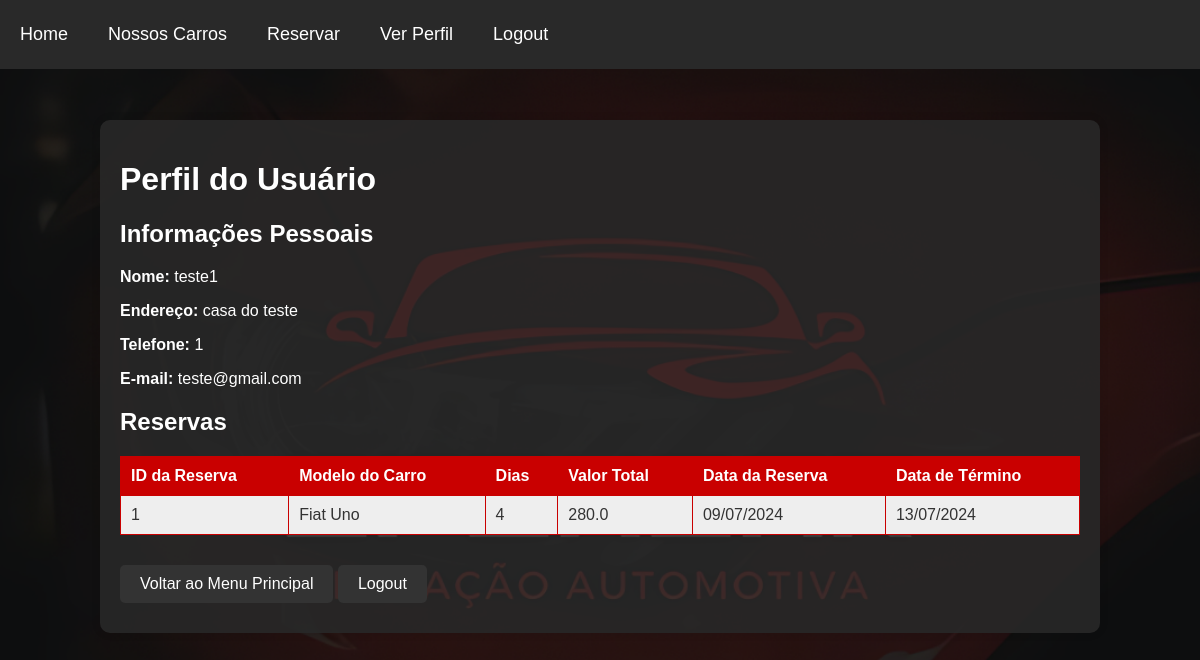
The app's page /reservas/perfil (signed in) with its own data.
### models/user.py (models this page shows, shortened)
class User(db.Model):
    id = db.Column(db.Integer, primary_key=True)
    name = db.Column(db.String(50), nullable=False)
    address = db.Column(db.String(100), nullable=False)
    phone_number = db.Column(db.String(15), nullable=False)
    email = db.Column(db.String(100), unique=True, nullable=False)
    card_id = db.Column(db.Integer, db.ForeignKey('card.id'), nullable=False)
    reservations = db.relationship('Reservation', backref='user', lazy=True)
    senha_hash = db.Column(db.String(128), nullable=False)

### models/car.py (models this page shows)
class Car(db.Model):
    id = db.Column(db.Integer, primary_key=True)
    model = db.Column(db.String(50), nullable=False)
    price_per_day = db.Column(db.Float, nullable=False)
    is_reserved = db.Column(db.Boolean, default=False)
    stock = db.Column(db.Integer, nullable=False, default=1)
    image_url = db.Column(db.String(255), nullable=False)

### models/reservation.py (models this page shows, shortened)
class Reservation(db.Model):
    id = db.Column(db.Integer, primary_key=True)
    user_id = db.Column(db.Integer, db.ForeignKey('user.id'), nullable=False)
    car_id = db.Column(db.Integer, db.ForeignKey('car.id'), nullable=False)
    days = db.Column(db.Integer, nullable=False)
    total_value = db.Column(db.Float, nullable=False)
    reservation_date = db.Column(db.Date, nullable=True, default=date.today)
    end_date = db.Column(db.Date, nullable=True)

### controllers/reservation_controller.py (the view)
@reservation_bp.route('/perfil', methods=['GET'])
def perfil_usuario():
    if 'user_id' not in session:
        return redirect(url_for('user_bp.login_usuarios'))
    user_id = session['user_id']
    user = UserDAO.get_user_by_id(user_id)
    reservations = ReservationDAO.get_reservations_by_user_id(user_id)
    detailed_reservations = []
    for reservation in reservations:
        car = CarDAO.get_car_by_id(reservation.car_id)
        detailed_reservation = {
            "id": reservation.id,
            "car_model": car.model,
            "days": reservation.days,
            "total_value": reservation.total_value,
            "reservation_date": reservation.reservation_date,
            "end_date": reservation.end_date
        }
        detailed_reservations.append(detailed_reservation)
    return render_template('perfil_usuario.html', user=user, reservations=detailed_reservations)

### models/car_dao.py (called while the page is built)
    @staticmethod
    def get_car_by_id(car_id):
        return Car.query.get(car_id)

### models/reservation_dao.py (called while the page is built)
    @staticmethod
    def get_reservations_by_user_id(user_id):
        return Reservation.query.filter_by(user_id=user_id).all()

### models/user_dao.py (called while the page is built)
    @staticmethod
    def get_user_by_id(user_id):
        return User.query.get(user_id)

### templates/perfil_usuario.html (shortened to what this page needs)
<!DOCTYPE html>
<html lang="pt-BR">
<head>
    <link rel="stylesheet" type="text/css" href="{{ url_for('static', filename='Perfil.css') }}">
</head>
<body>
    <nav>
        <a href="/">Home</a>
        <a href="/carros">Nossos Carros</a>
        <a href="/reservas/fazer">Reservar</a>
        {% if 'user_id' in session %}
            <a href="/reservas/perfil">Ver Perfil</a>
            <a href="/usuarios/logout">Logout</a>
        {% endif %}
    </nav>
    <div class="container">
        <h1>Perfil do Usuário</h1>
        <h2>Informações Pessoais</h2>
        <p><strong>Nome:</strong> {{ user.name }}</p>
        <p><strong>Endereço:</strong> {{ user.address }}</p>
        <p><strong>Telefone:</strong> {{ user.phone_number }}</p>
        <p><strong>E-mail:</strong> {{ user.email }}</p>
        <h2>Reservas</h2>
        {% if reservations %}
            <table>
                <thead>
                    <tr>
                        <th>ID da Reserva</th>
                        <th>Modelo do Carro</th>
                        <th>Dias</th>
                        <th>Valor Total</th>
                        <th>Data da Reserva</th>
                        <th>Data de Término</th>
                    </tr>
                </thead>
                <tbody>
                    {% for reservation in reservations %}
                        <tr>
                            <td>{{ reservation.id }}</td>
                            <td>{{ reservation.car_model }}</td>
                            <td>{{ reservation.days }}</td>
                            <td>{{ reservation.total_value }}</td>
                            <td>{{ reservation.reservation_date.strftime('%d/%m/%Y') }}</td>
                            <td>{{ reservation.end_date.strftime('%d/%m/%Y') }}</td>
                        </tr>
                    {% endfor %}
                </tbody>
            </table>
        {% else %}
            <p>Você não tem reservas.</p>
        {% endif %}
        <a class="button" href="{{ url_for('index') }}">Voltar ao Menu Principal</a>
        <a class="button" href="{{ url_for('user_bp.logout') }}">Logout</a>
    </div>
</body>
</html>

### static/Perfil.css (style rules this page uses)
body { font-family: Arial, sans-serif; background: url('../static/Images/background.png') no-repeat center center fixed; background-size: cover; margin: 0; padding: 0; display: flex; flex-direction: column; align-items: center; height: 100vh; background-color: #f4f4f9; color: white; }
nav { width: 100%; background-color: rgb(41, 41, 41); display: flex; padding: 10px 0; position: fixed; top: 0; }
nav a { color: white; text-decoration: none; padding: 14px 20px; font-size: 18px; display: block; }
h1, h2 { color: #ffffff; }
p { color: #ffffff; }
.container { width: 80%; margin: 20px auto; margin-top: 10%; background: rgba(41, 41, 41, 0.9);; padding: 20px; box-shadow: 0 0 10px rgba(0, 0, 0, 0.1); border-radius: 10px; }
table { width: 100%; border-collapse: collapse; margin: 20px 0; }
table, th, td { border: 1px solid #c90000; }
td { padding: 10px; text-align: left; background-color: #eeeeee; color: #333; }
th { padding: 10px; text-align: left; background-color: #c90000; color: #ffffff; }
a.button { display: inline-block; padding: 10px 20px; margin: 10px 0; background-color: #333; color: white; text-decoration: none; border-radius: 5px; }

### records on screen
User: name "teste1", address "casa do teste", phone_number "1", email "teste@gmail.com"
Car: car_model "Fiat Uno"
Reservation: total_value "280.0", reservation_date "09/07/2024", end_date "13/07/2024"

### other values on screen
{{ reservation.id }} "1"
{{ reservation.days }} "4"
